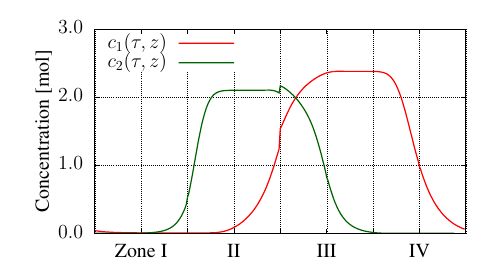

Here is the gnuplot script that generated this plot:
#!/usr/bin/gnuplot -persist

#------------------------------------------------------------------------------
# header

set terminal epslatex color solid standalone 'ptm' 14 \
    header '\usepackage{xcolor, amsmath}'

set style line 1 lt 1 lc rgb "black" lw 3
set style line 2 lt 2 lc rgb "red" lw 3
set style line 3 lt 5 lc rgb "dark-blue" lw 6 
set style line 4 lt 2 lc rgb "orange" lw 6 
set style line 5 lt 3 lc rgb "dark-green" lw 3
set style line 6 lt 3 lc rgb "yellow" lw 3

set style line 10 lt 1 lc rgb "black" lw 6

set style line 11 lt 1 pt 5 lc rgb "black" lw 4.5
set style line 12 lt 2 pt 7 lc rgb "red" lw 4.5
set style line 13 lt 8 pt 9 lc rgb "dark-blue" lw 4.5
set style line 14 lt 8 pt 13 lc rgb "dark-orange" lw 4.5


set pointsize 2
set size 1,0.75
set origin 0,0
set size ratio 0.55
set lmargin 6.5
set rmargin 1.3
set tmargin 1.5
set bmargin 1.5
#------------------------------------------------------------------------------


set output "chromatogram.tex"

set macros
set format y "$%2.1t$"

set xrange [0:320]
set yrange [0:0.003]

set xtics 40
set xtics ("" 0, "Zone I" 40, "" 80, "II" 120, "" 160, "III" 200, "" 240, "IV" 280, "" 320)

set ytics 0.001

set grid

set ylabel "Concentration [mol]" offset 1.5

set key nobox left
set key width -2.8

plot "chromatogram.dat" using 1 with lines ls 2 lw 3.5 title '$c_1(\tau, z)$', \
     "chromatogram.dat" using 2 with lines ls 5 lw 3.5 title '$c_2(\tau, z)$'

set output

